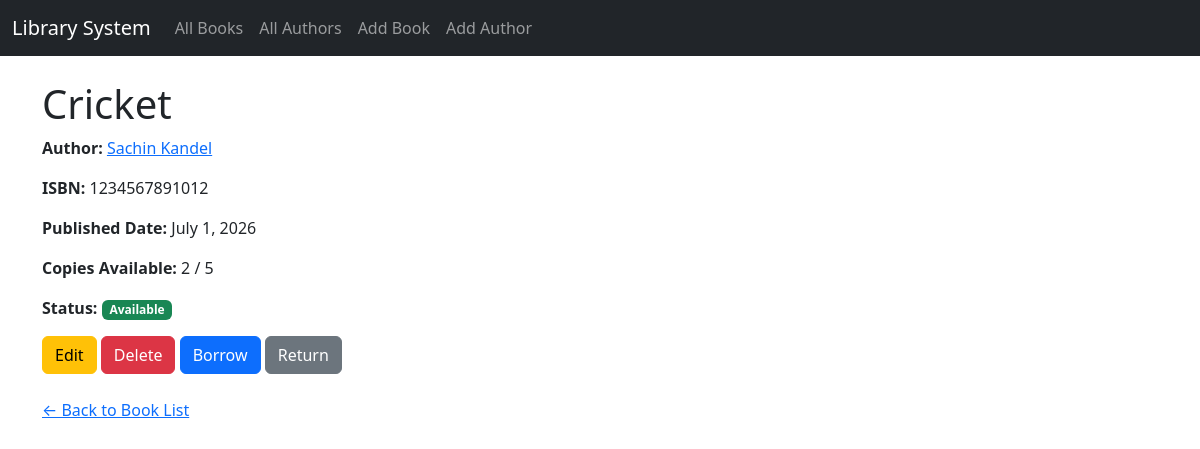
Page /books/1/ on the committed database.
### library/models.py (models this page shows, shortened)
class Book(models.Model):
    title = models.CharField(max_length=200)
    author = models.ForeignKey(Author, on_delete=models.CASCADE)
    isbn = models.CharField(max_length=13, unique=True)   #book number
    published_date = models.DateField()
    copies_total = models.PositiveIntegerField(default=1)
    copies_available = models.PositiveIntegerField(default=1)
    @property
    def is_available(self):
        return self.copies_available > 0

class Author(models.Model):
    name = models.CharField(max_length=100)
    date_of_birth = models.DateField(blank=True, null=True)
    bio = models.TextField(blank=True, null=True)

### library/views.py (the view)
# urls.py: path('books/<int:pk>/', views.book_detail, name='book_detail'),
def book_detail(request, pk):
    book = get_object_or_404(Book, pk=pk)
    return render(request,'book_detail.html', {'book':book})

### templates/book_detail.html (shortened to what this page needs)
{% extends 'base.html' %}
{% block content %}
    <h1>{{ book.title }}</h1>
    <p><strong>Author:</strong> <a href="{% url 'author_detail' book.author.pk %}">{{ book.author.name }}</a></p>
    <p><strong>ISBN:</strong> {{ book.isbn }}</p>
    <p><strong>Published Date:</strong> {{ book.published_date }}</p>
    <p><strong>Copies Available:</strong> {{ book.copies_available }} / {{ book.copies_total }}</p>
    <p>
        <strong>Status:</strong>
        {% if book.is_available %}
            <span class="badge bg-success">Available</span>
        {% else %}
            <span class="badge bg-danger">Not Available</span>
        {% endif %}
    </p>
    <a href="{% url 'book_edit' book.pk %}" class="btn btn-warning">Edit</a>
    <a href="{% url 'book_delete' book.pk %}" class="btn btn-danger">Delete</a>
    <form method="post" action="{% url 'book_borrow' book.pk %}" style="display:inline;">
        <button type="submit" class="btn btn-primary">Borrow</button>
    </form>
    <form method="post" action="{% url 'book_return' book.pk %}" style="display:inline;">
        <button type="submit" class="btn btn-secondary">Return</button>
    </form>
    <br><br>
    <a href="{% url 'book_list' %}">← Back to Book List</a>
{% endblock %}

### rows in the picture
Book: title "Cricket", author.name "Sachin Kandel", isbn "1234567891012", published_date "July 1, 2026", copies_available "2", copies_total "5"
